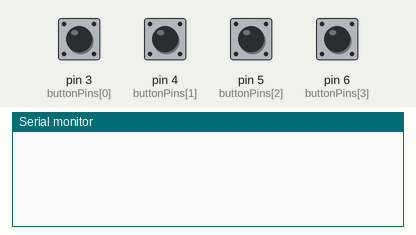
A sketch run on a simulated Arduino Uno, built with avr-gcc and run on an emulated ATmega328P. Parts: the last lines printed to the serial monitor. The test bench sets the inputs (shaded band); at power-on: pin 3 (buttonPins[0]), pin 4 (buttonPins[1]), pin 5 (buttonPins[2]), pin 6 (buttonPins[3]) LOW.

Above: at 1.4 s.
1.5 s: pin 3 (buttonPins[0]) pulled HIGH for 0.35 s
At 2.9 s:
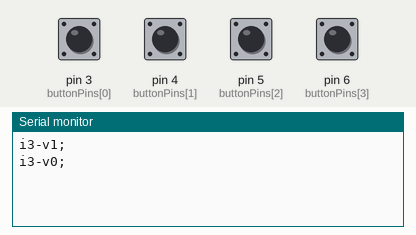
3.6 s: pin 4 (buttonPins[1]) pulled HIGH for 0.35 s
At 4.6 s:
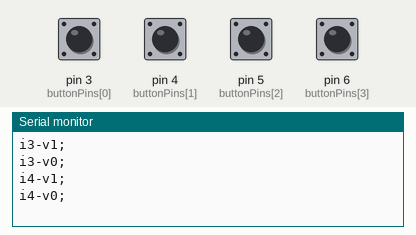
5.4 s: pin 5 (buttonPins[2]) pulled HIGH for 0.35 s
At 6.9 s:
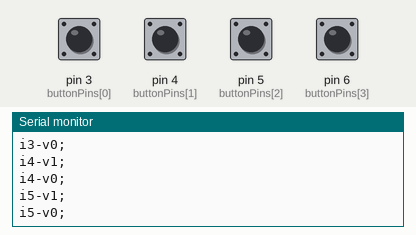
7.2 s: pin 6 (buttonPins[3]) pulled HIGH for 0.35 s
At 8.6 s:
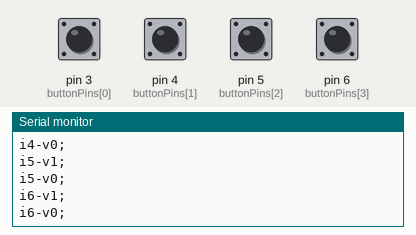
9.0 s: pin 3 (buttonPins[0]) driven HIGH and pin 4 (buttonPins[1]) driven HIGH
At 9.6 s:
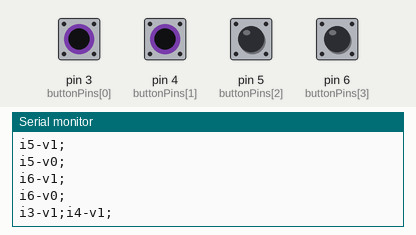
10.5 s: pin 3 (buttonPins[0]) driven LOW and pin 4 (buttonPins[1]) driven LOW and pin 5 (buttonPins[2]) driven HIGH and pin 6 (buttonPins[3]) driven HIGH
At 12.0 s:
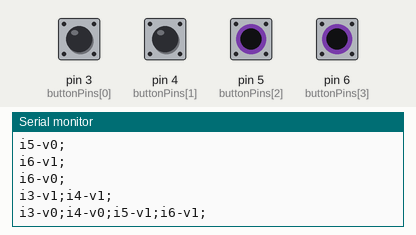
Timing chart, 0 to 13.0 s (numbered marks = the images above; inputs shaded):
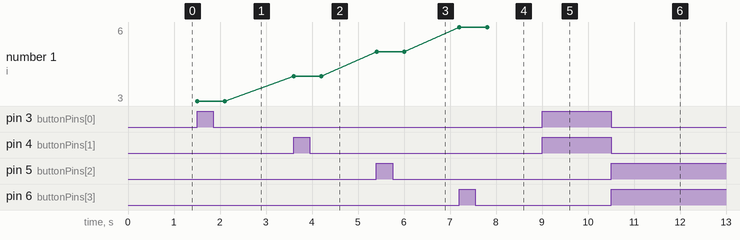

The sketch:

sketch_basic.ino
```cpp
// buttons pins are stored in an array
int buttonPins[] = {3, 4, 5, 6};
// we detect and store the size of the array
const int arraySize = sizeof(buttonPins) / sizeof(buttonPins[0]);
// an array with previous values to compare with the current ones
int previousValues[arraySize] = {0};

void setup() {
  // we loop through the array of pins to set the pin mode
  for(int i = 0; i < arraySize; i++){
    pinMode(buttonPins[i], INPUT);
  }

  Serial.begin(115200);
  while (!Serial) {
    delay(10); // Wait for serial port to open
  }
}

void loop() {

  String message = "";

  // we loop through all the buttons
  for(int index = 0; index < arraySize; index++){
    int currentButtonValue = digitalRead(buttonPins[index]);
    // for each button we check if the value changed
    if(currentButtonValue != previousValues[index]){
      // if value changed, we add it to the message
      message = message + "i" + buttonPins[index] + "-v" + currentButtonValue + ";";
    }
    // we update previous values array
    previousValues[index] = currentButtonValue;
  }

  // if something was added to the message, then send it
  if(message.length() > 0){
    message = message + "\n";
    Serial.println(message);
  }
  delay(300); // we read values 3 times per second.
}
```

Measured:
- after the input at 1.5 s, the serial monitor: prints a new line at once (image 1)
- after the input at 3.6 s, the serial monitor: prints a new line at once (image 2)
- after the input at 5.4 s, the serial monitor: prints a new line at once (image 3)
- after the input at 7.2 s, the serial monitor: prints a new line at once (image 4)
- after the input at 9.0 s, the serial monitor: prints a new line at once (image 5)
- after the input at 10.5 s, the serial monitor: prints a new line at once (image 6)
- plotted number 1: 3 → 4 after the input at 3.6 s, 4 → 5 after the input at 5.4 s, 5 → 6 after the input at 7.2 s
